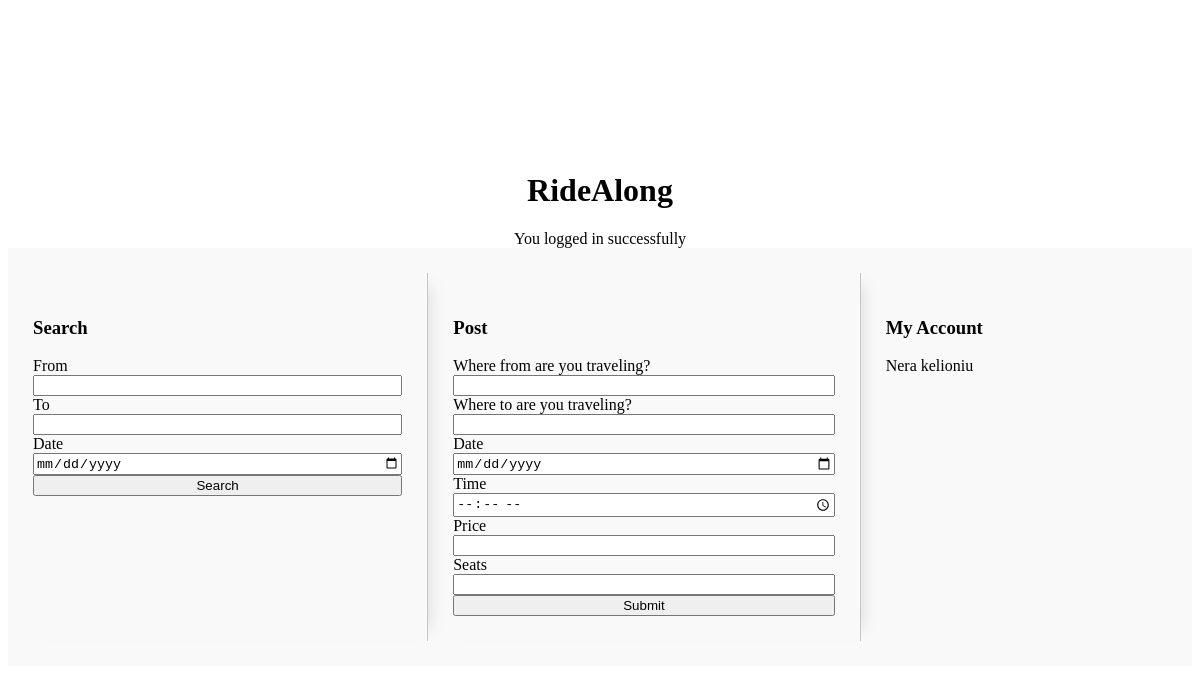
/index.php?login=success (signed in), run on an earlier commit of the app's database.
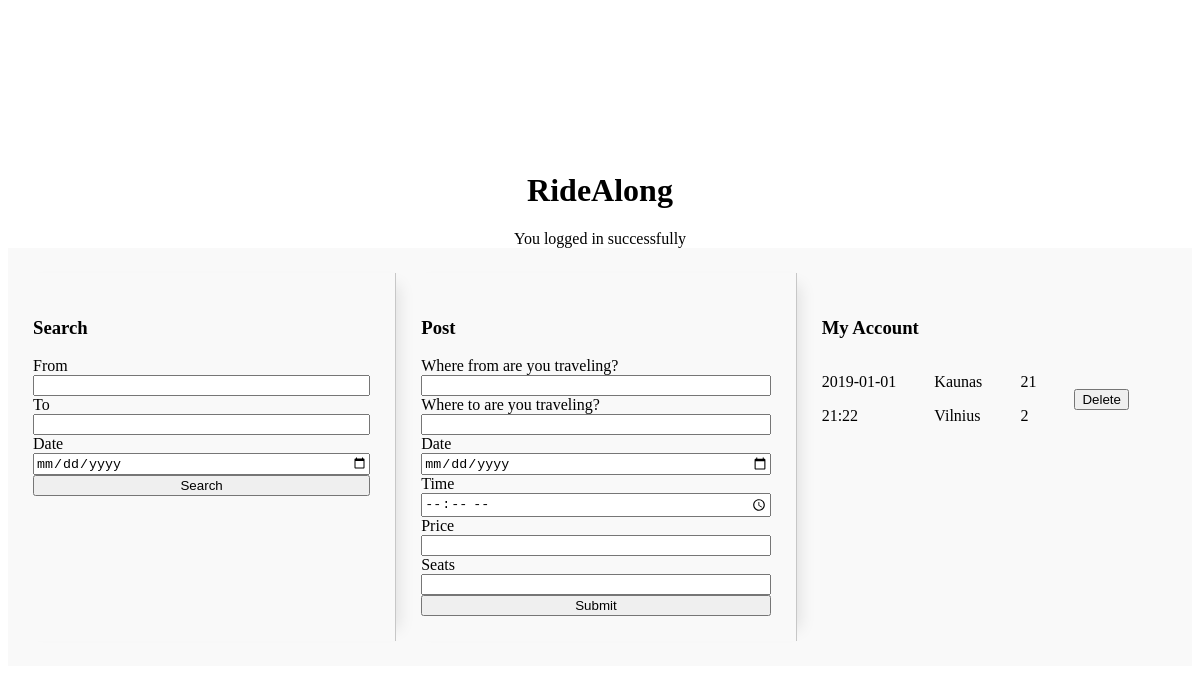
And on a later commit of the database.
### tables this page shows
CREATE TABLE `trips` (
  `id` int(11) NOT NULL,
  `trip_start_date` varchar(32) NOT NULL,
  `trip_start_time` varchar(32) NOT NULL,
  `trip_from` varchar(32) NOT NULL,
  `trip_to` varchar(32) NOT NULL,
  `price` int(11) NOT NULL,
  `seats` int(11) NOT NULL,
  `rating` int(11) DEFAULT NULL,
  `driver` int(11) NOT NULL
);

### myaccount.php (the view)
<?php
    require 'includes/dbh.inc.php';
    $userId = $_SESSION['userId'];
    $sql = "SELECT * FROM trips WHERE driver=?";
    $stmt = mysqli_stmt_init($conn);
    if(!mysqli_stmt_prepare($stmt, $sql)) {
        header("Location: ../index.php?error=sqlerrorOne");
        exit();
    } else {
        mysqli_stmt_bind_param($stmt, "i", $userId);
        mysqli_stmt_execute($stmt);
        $result = mysqli_stmt_get_result($stmt);
        if($row = mysqli_fetch_assoc($result)) {
            echo "<div class='myaccount_now-trips'>";
                echo "<div class='now-trips_date'>";
                    echo "<p>". $row['trip_start_date'] ."</p>";
                    echo "<p>". $row['trip_start_time'] ."</p>";
                echo "</div>";
                echo "<div class='now-trips_from-to'>";
                    echo "<p>". $row['trip_from'] ."</p>";
                    echo "<p>". $row['trip_to'] ."</p>";
                echo "</div>";
                echo "<div class='now-trips_price-seats'>";
                    echo "<p>". $row['price'] ."</p>";
                    echo "<p>". $row['seats'] ."</p>";
                echo "</div>";
                echo "<div class='now-trips_price-delete'>";
                    echo "<form action='includes/handledelete.inc.php' method='post'><button type='submit' name='now-trips_delete-trip' id='now-trips_delete-trip'>Delete</button></form>";
                echo "</div>";
            echo "</div>";
        } else {
            echo "Nera kelioniu";
        }
        exit();
    }

### index.php (shortened to what this page needs)
<!doctype html>
<html class="no-js" lang="">
<head>
  <link rel="stylesheet" href="css/mainas.css">
</head>
<body>
<h1>RideAlong</h1>
<?php
  if(!isset($_SESSION['userId'])) {
    header("Location: ./login.php");
  } else {
    if(isset($_GET['login'])) {
      if($_GET['login']  == "success")
        echo "You logged in successfully";
    }
    require 'mainpage.php';
  }
?>

### mainpage.php (shortened to what this page needs)
<div class="main-wrapper">
    <div class="main-wrapper_search">
        <h3>Search</h3>
        <?php
            require 'search.php';
            require 'searchdisplay.php'
        ?>
    </div>
    <div class="main-wrapper_post">
        <h3>Post</h3>
        <?php
            require 'post.php';
        ?>
    </div>
    <div class="main-wrapper_myaccount">
        <h3>My Account</h3>
        <?php
            require 'myaccount.php';
        ?>

### search.php
<form action="includes/handlesearch.inc.php" method="post">
    <label for="travel-from">From</label>
    <input type="text" name="travel-from" id="travel-from"/>
    <label for="travel-to">To</label>
    <input type="text" name="travel-to" id="travel-to"/>
    <label for="travel-date">Date</label>
    <input type="date" name="travel-date" id="travel-date"/>
    <button type="submit" name="search-submit">Search</button>
</form>

### post.php (shortened to what this page needs)
<form action="includes/handlepost.inc.php" method="post">
    <label for="traveld-from">Where from are you traveling?</label>
    <input type="text" name="traveld-from" id="traveld-from"/>
    <label for="traveld-to">Where to are you traveling?</label>
    <input type="text" name="traveld-to" id="traveld-to"/>
    <label for="traveld-date">Date</label>
    <input type="date" name="traveld-date" id="traveld-date"/>
    <label for="traveld-time">Time</label>
    <input type="time" name="traveld-time" id="traveld-time"/>
    <label for="traveld-price">Price</label>
    <input type="number" name="traveld-price" id="traveld-price"/>
    <label for="traveld-seats">Seats</label>
    <input type="number" name="traveld-seats" id="traveld-seats"/>
    <button type="submit" name="post-submit">Submit</button>
</form>

### css/mainas.css (style rules this page uses)
body { height: 100vh; display: flex; flex-direction: column; justify-content: center; align-items: center; }
.main-wrapper { display: flex; flex-direction: row; width: 100%; justify-content: space-evenly; background-color: #f9f9f9; }
.main-wrapper_search, .main-wrapper_myaccount, .main-wrapper_post { flex-grow: 1; padding: 25px; margin: 25px 0; }
.main-wrapper_search, .main-wrapper_post { border-right: 1px solid rgba(0,0,0,0.2); box-shadow: 15px 0 15px -12px rgba(0,0,0,0.1); }
.main-wrapper_post > form, .main-wrapper_search > form, .main-wrapper_myaccount > form { display: flex; flex-direction: column; }
.myaccount_now-trips { display: flex; flex-direction: row; }
.now-trips_date, .now-trips_from-to, .now-trips_price-seats, .now-trips_price-delete { flex-grow: 1; justify-self: center; align-self: center; }

What changed in the data, as far as the page shows it:
added trips: trip_start_date "2019-01-01", trip_start_time "21:22", trip_from "Kaunas", trip_to "Vilnius", price "21", seats "2"
Also different on the page:
text no longer shown: "Nera kelioniu"
text now shown: "Delete"
